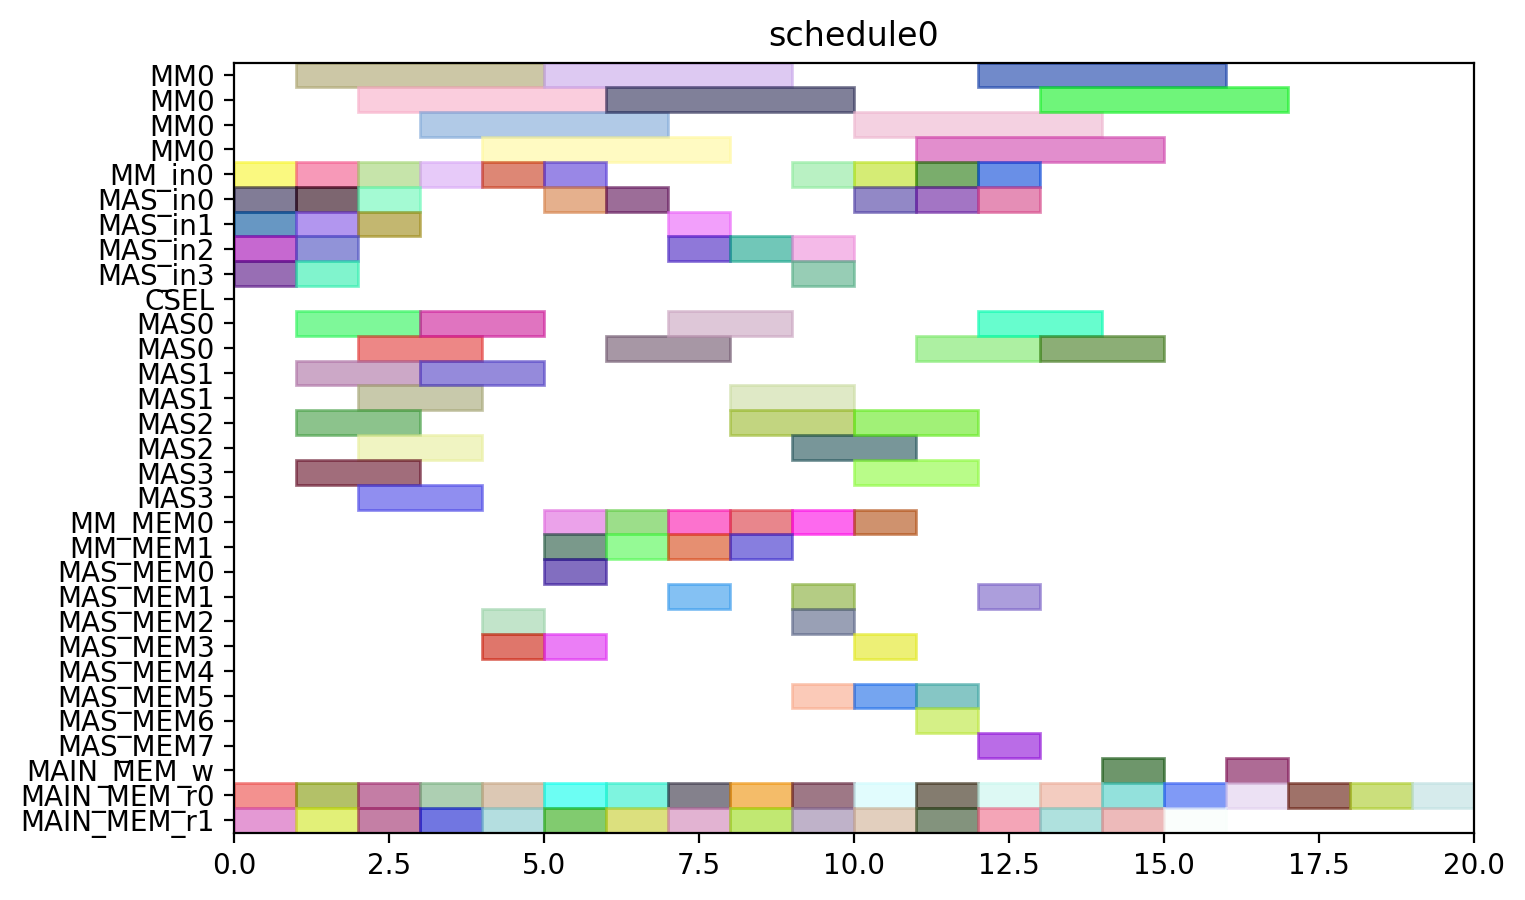

Source code (Python):
from pyschedule import Scenario, solvers, plotters, alt


def solve():
	horizon = 90
	S = Scenario("schedule0", horizon=horizon)

	# resource
	MM = S.Resources('MM', num=1, size=4)
	MM_in = S.Resources('MM_in', num=1)
	MAS_in = S.Resources('MAS_in', num=4)
	CSEL = S.Resource('CSEL')
	MAS = S.Resources('MAS', num=4, size=2, periods=range(1, horizon))
	MM_MEM = S.Resources('MM_MEM', num=2)
	MAS_MEM = S.Resources('MAS_MEM', num=8)
	MAIN_MEM_w = S.Resource('MAIN_MEM_w', size=1)
	MAIN_MEM_r = S.Resources('MAIN_MEM_r', num=2)

	# result of previous scheduling

	# new tasks
	t0_t0 = S.Task('t0_t0', length=4, delay_cost=1)
	t0_t0 += alt(MM)
	t0_t0_in = S.Task('t0_t0_in', length=1, delay_cost=1)
	t0_t0_in += alt(MM_in)
	S += t0_t0>=t0_t0_in

	t0_t0_mem0 = S.Task('t0_t0_mem0', length=1, delay_cost=1)
	t0_t0_mem0 += MAIN_MEM_r[0]
	t0_t0_mem1 = S.Task('t0_t0_mem1', length=1, delay_cost=1)
	t0_t0_mem1 += MAIN_MEM_r[1]
	t0_t1 = S.Task('t0_t1', length=4, delay_cost=1)
	t0_t1 += alt(MM)
	t0_t1_in = S.Task('t0_t1_in', length=1, delay_cost=1)
	t0_t1_in += alt(MM_in)
	S += t0_t1>=t0_t1_in

	t0_t1_mem0 = S.Task('t0_t1_mem0', length=1, delay_cost=1)
	t0_t1_mem0 += MAIN_MEM_r[0]
	t0_t1_mem1 = S.Task('t0_t1_mem1', length=1, delay_cost=1)
	t0_t1_mem1 += MAIN_MEM_r[1]
	t0_t2 = S.Task('t0_t2', length=2, delay_cost=1)
	t0_t2 += alt(MAS)
	t0_t2_in = S.Task('t0_t2_in', length=1, delay_cost=1)
	t0_t2_in += alt(MAS_in)
	S += t0_t2_in*MAS_in[0]<=t0_t2*MAS[0]

	S += t0_t2_in*MAS_in[1]<=t0_t2*MAS[1]

	S += t0_t2_in*MAS_in[2]<=t0_t2*MAS[2]

	S += t0_t2_in*MAS_in[3]<=t0_t2*MAS[3]

	t0_t2_mem0 = S.Task('t0_t2_mem0', length=1, delay_cost=1)
	t0_t2_mem0 += MAIN_MEM_r[0]
	t0_t2_mem1 = S.Task('t0_t2_mem1', length=1, delay_cost=1)
	t0_t2_mem1 += MAIN_MEM_r[1]
	t0_t3 = S.Task('t0_t3', length=2, delay_cost=1)
	t0_t3 += alt(MAS)
	t0_t3_in = S.Task('t0_t3_in', length=1, delay_cost=1)
	t0_t3_in += alt(MAS_in)
	S += t0_t3_in*MAS_in[0]<=t0_t3*MAS[0]

	S += t0_t3_in*MAS_in[1]<=t0_t3*MAS[1]

	S += t0_t3_in*MAS_in[2]<=t0_t3*MAS[2]

	S += t0_t3_in*MAS_in[3]<=t0_t3*MAS[3]

	t0_t3_mem0 = S.Task('t0_t3_mem0', length=1, delay_cost=1)
	t0_t3_mem0 += MAIN_MEM_r[0]
	t0_t3_mem1 = S.Task('t0_t3_mem1', length=1, delay_cost=1)
	t0_t3_mem1 += MAIN_MEM_r[1]
	t2_t0 = S.Task('t2_t0', length=4, delay_cost=1)
	t2_t0 += alt(MM)
	t2_t0_in = S.Task('t2_t0_in', length=1, delay_cost=1)
	t2_t0_in += alt(MM_in)
	S += t2_t0>=t2_t0_in

	t2_t0_mem0 = S.Task('t2_t0_mem0', length=1, delay_cost=1)
	t2_t0_mem0 += MAIN_MEM_r[0]
	t2_t0_mem1 = S.Task('t2_t0_mem1', length=1, delay_cost=1)
	t2_t0_mem1 += MAIN_MEM_r[1]
	t2_t1 = S.Task('t2_t1', length=4, delay_cost=1)
	t2_t1 += alt(MM)
	t2_t1_in = S.Task('t2_t1_in', length=1, delay_cost=1)
	t2_t1_in += alt(MM_in)
	S += t2_t1>=t2_t1_in

	t2_t1_mem0 = S.Task('t2_t1_mem0', length=1, delay_cost=1)
	t2_t1_mem0 += MAIN_MEM_r[0]
	t2_t1_mem1 = S.Task('t2_t1_mem1', length=1, delay_cost=1)
	t2_t1_mem1 += MAIN_MEM_r[1]
	t2_t2 = S.Task('t2_t2', length=2, delay_cost=1)
	t2_t2 += alt(MAS)
	t2_t2_in = S.Task('t2_t2_in', length=1, delay_cost=1)
	t2_t2_in += alt(MAS_in)
	S += t2_t2_in*MAS_in[0]<=t2_t2*MAS[0]

	S += t2_t2_in*MAS_in[1]<=t2_t2*MAS[1]

	S += t2_t2_in*MAS_in[2]<=t2_t2*MAS[2]

	S += t2_t2_in*MAS_in[3]<=t2_t2*MAS[3]

	t2_t2_mem0 = S.Task('t2_t2_mem0', length=1, delay_cost=1)
	t2_t2_mem0 += MAIN_MEM_r[0]
	t2_t2_mem1 = S.Task('t2_t2_mem1', length=1, delay_cost=1)
	t2_t2_mem1 += MAIN_MEM_r[1]
	t2_t3 = S.Task('t2_t3', length=2, delay_cost=1)
	t2_t3 += alt(MAS)
	t2_t3_in = S.Task('t2_t3_in', length=1, delay_cost=1)
	t2_t3_in += alt(MAS_in)
	S += t2_t3_in*MAS_in[0]<=t2_t3*MAS[0]

	S += t2_t3_in*MAS_in[1]<=t2_t3*MAS[1]

	S += t2_t3_in*MAS_in[2]<=t2_t3*MAS[2]

	S += t2_t3_in*MAS_in[3]<=t2_t3*MAS[3]

	t2_t3_mem0 = S.Task('t2_t3_mem0', length=1, delay_cost=1)
	t2_t3_mem0 += MAIN_MEM_r[0]
	t2_t3_mem1 = S.Task('t2_t3_mem1', length=1, delay_cost=1)
	t2_t3_mem1 += MAIN_MEM_r[1]
	t7_t2 = S.Task('t7_t2', length=2, delay_cost=1)
	t7_t2 += alt(MAS)
	t7_t2_in = S.Task('t7_t2_in', length=1, delay_cost=1)
	t7_t2_in += alt(MAS_in)
	S += t7_t2_in*MAS_in[0]<=t7_t2*MAS[0]

	S += t7_t2_in*MAS_in[1]<=t7_t2*MAS[1]

	S += t7_t2_in*MAS_in[2]<=t7_t2*MAS[2]

	S += t7_t2_in*MAS_in[3]<=t7_t2*MAS[3]

	t7_t2_mem0 = S.Task('t7_t2_mem0', length=1, delay_cost=1)
	t7_t2_mem0 += MAIN_MEM_r[0]
	t7_t2_mem1 = S.Task('t7_t2_mem1', length=1, delay_cost=1)
	t7_t2_mem1 += MAIN_MEM_r[1]
	t9_t2 = S.Task('t9_t2', length=2, delay_cost=1)
	t9_t2 += alt(MAS)
	t9_t2_in = S.Task('t9_t2_in', length=1, delay_cost=1)
	t9_t2_in += alt(MAS_in)
	S += t9_t2_in*MAS_in[0]<=t9_t2*MAS[0]

	S += t9_t2_in*MAS_in[1]<=t9_t2*MAS[1]

	S += t9_t2_in*MAS_in[2]<=t9_t2*MAS[2]

	S += t9_t2_in*MAS_in[3]<=t9_t2*MAS[3]

	t9_t2_mem0 = S.Task('t9_t2_mem0', length=1, delay_cost=1)
	t9_t2_mem0 += MAIN_MEM_r[0]
	t9_t2_mem1 = S.Task('t9_t2_mem1', length=1, delay_cost=1)
	t9_t2_mem1 += MAIN_MEM_r[1]
	t14_t2 = S.Task('t14_t2', length=2, delay_cost=1)
	t14_t2 += alt(MAS)
	t14_t2_in = S.Task('t14_t2_in', length=1, delay_cost=1)
	t14_t2_in += alt(MAS_in)
	S += t14_t2_in*MAS_in[0]<=t14_t2*MAS[0]

	S += t14_t2_in*MAS_in[1]<=t14_t2*MAS[1]

	S += t14_t2_in*MAS_in[2]<=t14_t2*MAS[2]

	S += t14_t2_in*MAS_in[3]<=t14_t2*MAS[3]

	t14_t2_mem0 = S.Task('t14_t2_mem0', length=1, delay_cost=1)
	t14_t2_mem0 += MAIN_MEM_r[0]
	t14_t2_mem1 = S.Task('t14_t2_mem1', length=1, delay_cost=1)
	t14_t2_mem1 += MAIN_MEM_r[1]
	new_TZ_t2 = S.Task('new_TZ_t2', length=2, delay_cost=1)
	new_TZ_t2 += alt(MAS)
	new_TZ_t2_in = S.Task('new_TZ_t2_in', length=1, delay_cost=1)
	new_TZ_t2_in += alt(MAS_in)
	S += new_TZ_t2_in*MAS_in[0]<=new_TZ_t2*MAS[0]

	S += new_TZ_t2_in*MAS_in[1]<=new_TZ_t2*MAS[1]

	S += new_TZ_t2_in*MAS_in[2]<=new_TZ_t2*MAS[2]

	S += new_TZ_t2_in*MAS_in[3]<=new_TZ_t2*MAS[3]

	new_TZ_t2_mem0 = S.Task('new_TZ_t2_mem0', length=1, delay_cost=1)
	new_TZ_t2_mem0 += MAIN_MEM_r[0]
	new_TZ_t2_mem1 = S.Task('new_TZ_t2_mem1', length=1, delay_cost=1)
	new_TZ_t2_mem1 += MAIN_MEM_r[1]
	t16_t2 = S.Task('t16_t2', length=2, delay_cost=1)
	t16_t2 += alt(MAS)
	t16_t2_in = S.Task('t16_t2_in', length=1, delay_cost=1)
	t16_t2_in += alt(MAS_in)
	S += t16_t2_in*MAS_in[0]<=t16_t2*MAS[0]

	S += t16_t2_in*MAS_in[1]<=t16_t2*MAS[1]

	S += t16_t2_in*MAS_in[2]<=t16_t2*MAS[2]

	S += t16_t2_in*MAS_in[3]<=t16_t2*MAS[3]

	t16_t2_mem0 = S.Task('t16_t2_mem0', length=1, delay_cost=1)
	t16_t2_mem0 += MAIN_MEM_r[0]
	t16_t2_mem1 = S.Task('t16_t2_mem1', length=1, delay_cost=1)
	t16_t2_mem1 += MAIN_MEM_r[1]
	t17_t2 = S.Task('t17_t2', length=2, delay_cost=1)
	t17_t2 += alt(MAS)
	t17_t2_in = S.Task('t17_t2_in', length=1, delay_cost=1)
	t17_t2_in += alt(MAS_in)
	S += t17_t2_in*MAS_in[0]<=t17_t2*MAS[0]

	S += t17_t2_in*MAS_in[1]<=t17_t2*MAS[1]

	S += t17_t2_in*MAS_in[2]<=t17_t2*MAS[2]

	S += t17_t2_in*MAS_in[3]<=t17_t2*MAS[3]

	t17_t2_mem0 = S.Task('t17_t2_mem0', length=1, delay_cost=1)
	t17_t2_mem0 += MAIN_MEM_r[0]
	t17_t2_mem1 = S.Task('t17_t2_mem1', length=1, delay_cost=1)
	t17_t2_mem1 += MAIN_MEM_r[1]
	t0_t4 = S.Task('t0_t4', length=4, delay_cost=1)
	t0_t4 += alt(MM)
	t0_t4_in = S.Task('t0_t4_in', length=1, delay_cost=1)
	t0_t4_in += alt(MM_in)
	S += t0_t4>=t0_t4_in

	t0_t4_mem0 = S.Task('t0_t4_mem0', length=1, delay_cost=1)
	t0_t4_mem0 += alt(MAS_MEM)
	S += (t0_t2*MAS[0])-1 < t0_t4_mem0*MAS_MEM[0]
	S += (t0_t2*MAS[1])-1 < t0_t4_mem0*MAS_MEM[2]
	S += (t0_t2*MAS[2])-1 < t0_t4_mem0*MAS_MEM[4]
	S += (t0_t2*MAS[3])-1 < t0_t4_mem0*MAS_MEM[6]
	S += t0_t4_mem0 <= t0_t4

	t0_t4_mem1 = S.Task('t0_t4_mem1', length=1, delay_cost=1)
	t0_t4_mem1 += alt(MAS_MEM)
	S += (t0_t3*MAS[0])-1 < t0_t4_mem1*MAS_MEM[1]
	S += (t0_t3*MAS[1])-1 < t0_t4_mem1*MAS_MEM[3]
	S += (t0_t3*MAS[2])-1 < t0_t4_mem1*MAS_MEM[5]
	S += (t0_t3*MAS[3])-1 < t0_t4_mem1*MAS_MEM[7]
	S += t0_t4_mem1 <= t0_t4

	t00 = S.Task('t00', length=2, delay_cost=1)
	t00 += alt(MAS)
	t00_in = S.Task('t00_in', length=1, delay_cost=1)
	t00_in += alt(MAS_in)
	S += t00_in*MAS_in[0]<=t00*MAS[0]

	S += t00_in*MAS_in[1]<=t00*MAS[1]

	S += t00_in*MAS_in[2]<=t00*MAS[2]

	S += t00_in*MAS_in[3]<=t00*MAS[3]

	t00_mem0 = S.Task('t00_mem0', length=1, delay_cost=1)
	t00_mem0 += alt(MM_MEM)
	S += (t0_t0*MM[0])-1 < t00_mem0*MM_MEM[0]
	S += t00_mem0 <= t00

	t00_mem1 = S.Task('t00_mem1', length=1, delay_cost=1)
	t00_mem1 += alt(MM_MEM)
	S += (t0_t1*MM[0])-1 < t00_mem1*MM_MEM[1]
	S += t00_mem1 <= t00

	t0_t5 = S.Task('t0_t5', length=2, delay_cost=1)
	t0_t5 += alt(MAS)
	t0_t5_in = S.Task('t0_t5_in', length=1, delay_cost=1)
	t0_t5_in += alt(MAS_in)
	S += t0_t5_in*MAS_in[0]<=t0_t5*MAS[0]

	S += t0_t5_in*MAS_in[1]<=t0_t5*MAS[1]

	S += t0_t5_in*MAS_in[2]<=t0_t5*MAS[2]

	S += t0_t5_in*MAS_in[3]<=t0_t5*MAS[3]

	t0_t5_mem0 = S.Task('t0_t5_mem0', length=1, delay_cost=1)
	t0_t5_mem0 += alt(MM_MEM)
	S += (t0_t0*MM[0])-1 < t0_t5_mem0*MM_MEM[0]
	S += t0_t5_mem0 <= t0_t5

	t0_t5_mem1 = S.Task('t0_t5_mem1', length=1, delay_cost=1)
	t0_t5_mem1 += alt(MM_MEM)
	S += (t0_t1*MM[0])-1 < t0_t5_mem1*MM_MEM[1]
	S += t0_t5_mem1 <= t0_t5

	t2_t4 = S.Task('t2_t4', length=4, delay_cost=1)
	t2_t4 += alt(MM)
	t2_t4_in = S.Task('t2_t4_in', length=1, delay_cost=1)
	t2_t4_in += alt(MM_in)
	S += t2_t4>=t2_t4_in

	t2_t4_mem0 = S.Task('t2_t4_mem0', length=1, delay_cost=1)
	t2_t4_mem0 += alt(MAS_MEM)
	S += (t2_t2*MAS[0])-1 < t2_t4_mem0*MAS_MEM[0]
	S += (t2_t2*MAS[1])-1 < t2_t4_mem0*MAS_MEM[2]
	S += (t2_t2*MAS[2])-1 < t2_t4_mem0*MAS_MEM[4]
	S += (t2_t2*MAS[3])-1 < t2_t4_mem0*MAS_MEM[6]
	S += t2_t4_mem0 <= t2_t4

	t2_t4_mem1 = S.Task('t2_t4_mem1', length=1, delay_cost=1)
	t2_t4_mem1 += alt(MAS_MEM)
	S += (t2_t3*MAS[0])-1 < t2_t4_mem1*MAS_MEM[1]
	S += (t2_t3*MAS[1])-1 < t2_t4_mem1*MAS_MEM[3]
	S += (t2_t3*MAS[2])-1 < t2_t4_mem1*MAS_MEM[5]
	S += (t2_t3*MAS[3])-1 < t2_t4_mem1*MAS_MEM[7]
	S += t2_t4_mem1 <= t2_t4

	t20 = S.Task('t20', length=2, delay_cost=1)
	t20 += alt(MAS)
	t20_in = S.Task('t20_in', length=1, delay_cost=1)
	t20_in += alt(MAS_in)
	S += t20_in*MAS_in[0]<=t20*MAS[0]

	S += t20_in*MAS_in[1]<=t20*MAS[1]

	S += t20_in*MAS_in[2]<=t20*MAS[2]

	S += t20_in*MAS_in[3]<=t20*MAS[3]

	t20_mem0 = S.Task('t20_mem0', length=1, delay_cost=1)
	t20_mem0 += alt(MM_MEM)
	S += (t2_t0*MM[0])-1 < t20_mem0*MM_MEM[0]
	S += t20_mem0 <= t20

	t20_mem1 = S.Task('t20_mem1', length=1, delay_cost=1)
	t20_mem1 += alt(MM_MEM)
	S += (t2_t1*MM[0])-1 < t20_mem1*MM_MEM[1]
	S += t20_mem1 <= t20

	t2_t5 = S.Task('t2_t5', length=2, delay_cost=1)
	t2_t5 += alt(MAS)
	t2_t5_in = S.Task('t2_t5_in', length=1, delay_cost=1)
	t2_t5_in += alt(MAS_in)
	S += t2_t5_in*MAS_in[0]<=t2_t5*MAS[0]

	S += t2_t5_in*MAS_in[1]<=t2_t5*MAS[1]

	S += t2_t5_in*MAS_in[2]<=t2_t5*MAS[2]

	S += t2_t5_in*MAS_in[3]<=t2_t5*MAS[3]

	t2_t5_mem0 = S.Task('t2_t5_mem0', length=1, delay_cost=1)
	t2_t5_mem0 += alt(MM_MEM)
	S += (t2_t0*MM[0])-1 < t2_t5_mem0*MM_MEM[0]
	S += t2_t5_mem0 <= t2_t5

	t2_t5_mem1 = S.Task('t2_t5_mem1', length=1, delay_cost=1)
	t2_t5_mem1 += alt(MM_MEM)
	S += (t2_t1*MM[0])-1 < t2_t5_mem1*MM_MEM[1]
	S += t2_t5_mem1 <= t2_t5

	t01 = S.Task('t01', length=2, delay_cost=1)
	t01 += alt(MAS)
	t01_in = S.Task('t01_in', length=1, delay_cost=1)
	t01_in += alt(MAS_in)
	S += t01_in*MAS_in[0]<=t01*MAS[0]

	S += t01_in*MAS_in[1]<=t01*MAS[1]

	S += t01_in*MAS_in[2]<=t01*MAS[2]

	S += t01_in*MAS_in[3]<=t01*MAS[3]

	t01_mem0 = S.Task('t01_mem0', length=1, delay_cost=1)
	t01_mem0 += alt(MM_MEM)
	S += (t0_t4*MM[0])-1 < t01_mem0*MM_MEM[0]
	S += t01_mem0 <= t01

	t01_mem1 = S.Task('t01_mem1', length=1, delay_cost=1)
	t01_mem1 += alt(MAS_MEM)
	S += (t0_t5*MAS[0])-1 < t01_mem1*MAS_MEM[1]
	S += (t0_t5*MAS[1])-1 < t01_mem1*MAS_MEM[3]
	S += (t0_t5*MAS[2])-1 < t01_mem1*MAS_MEM[5]
	S += (t0_t5*MAS[3])-1 < t01_mem1*MAS_MEM[7]
	S += t01_mem1 <= t01

	t10 = S.Task('t10', length=2, delay_cost=1)
	t10 += alt(MAS)
	t10_in = S.Task('t10_in', length=1, delay_cost=1)
	t10_in += alt(MAS_in)
	S += t10_in*MAS_in[0]<=t10*MAS[0]

	S += t10_in*MAS_in[1]<=t10*MAS[1]

	S += t10_in*MAS_in[2]<=t10*MAS[2]

	S += t10_in*MAS_in[3]<=t10*MAS[3]

	t10_mem0 = S.Task('t10_mem0', length=1, delay_cost=1)
	t10_mem0 += MAIN_MEM_r[0]
	t10_mem1 = S.Task('t10_mem1', length=1, delay_cost=1)
	t10_mem1 += alt(MAS_MEM)
	S += (t00*MAS[0])-1 < t10_mem1*MAS_MEM[1]
	S += (t00*MAS[1])-1 < t10_mem1*MAS_MEM[3]
	S += (t00*MAS[2])-1 < t10_mem1*MAS_MEM[5]
	S += (t00*MAS[3])-1 < t10_mem1*MAS_MEM[7]
	S += t10_mem1 <= t10

	t21 = S.Task('t21', length=2, delay_cost=1)
	t21 += alt(MAS)
	t21_in = S.Task('t21_in', length=1, delay_cost=1)
	t21_in += alt(MAS_in)
	S += t21_in*MAS_in[0]<=t21*MAS[0]

	S += t21_in*MAS_in[1]<=t21*MAS[1]

	S += t21_in*MAS_in[2]<=t21*MAS[2]

	S += t21_in*MAS_in[3]<=t21*MAS[3]

	t21_mem0 = S.Task('t21_mem0', length=1, delay_cost=1)
	t21_mem0 += alt(MM_MEM)
	S += (t2_t4*MM[0])-1 < t21_mem0*MM_MEM[0]
	S += t21_mem0 <= t21

	t21_mem1 = S.Task('t21_mem1', length=1, delay_cost=1)
	t21_mem1 += alt(MAS_MEM)
	S += (t2_t5*MAS[0])-1 < t21_mem1*MAS_MEM[1]
	S += (t2_t5*MAS[1])-1 < t21_mem1*MAS_MEM[3]
	S += (t2_t5*MAS[2])-1 < t21_mem1*MAS_MEM[5]
	S += (t2_t5*MAS[3])-1 < t21_mem1*MAS_MEM[7]
	S += t21_mem1 <= t21

	t30 = S.Task('t30', length=2, delay_cost=1)
	t30 += alt(MAS)
	t30_in = S.Task('t30_in', length=1, delay_cost=1)
	t30_in += alt(MAS_in)
	S += t30_in*MAS_in[0]<=t30*MAS[0]

	S += t30_in*MAS_in[1]<=t30*MAS[1]

	S += t30_in*MAS_in[2]<=t30*MAS[2]

	S += t30_in*MAS_in[3]<=t30*MAS[3]

	t30_mem0 = S.Task('t30_mem0', length=1, delay_cost=1)
	t30_mem0 += MAIN_MEM_r[0]
	t30_mem1 = S.Task('t30_mem1', length=1, delay_cost=1)
	t30_mem1 += alt(MAS_MEM)
	S += (t20*MAS[0])-1 < t30_mem1*MAS_MEM[1]
	S += (t20*MAS[1])-1 < t30_mem1*MAS_MEM[3]
	S += (t20*MAS[2])-1 < t30_mem1*MAS_MEM[5]
	S += (t20*MAS[3])-1 < t30_mem1*MAS_MEM[7]
	S += t30_mem1 <= t30

	t11 = S.Task('t11', length=2, delay_cost=1)
	t11 += alt(MAS)
	t11_in = S.Task('t11_in', length=1, delay_cost=1)
	t11_in += alt(MAS_in)
	S += t11_in*MAS_in[0]<=t11*MAS[0]

	S += t11_in*MAS_in[1]<=t11*MAS[1]

	S += t11_in*MAS_in[2]<=t11*MAS[2]

	S += t11_in*MAS_in[3]<=t11*MAS[3]

	t11_mem0 = S.Task('t11_mem0', length=1, delay_cost=1)
	t11_mem0 += MAIN_MEM_r[0]
	t11_mem1 = S.Task('t11_mem1', length=1, delay_cost=1)
	t11_mem1 += alt(MAS_MEM)
	S += (t01*MAS[0])-1 < t11_mem1*MAS_MEM[1]
	S += (t01*MAS[1])-1 < t11_mem1*MAS_MEM[3]
	S += (t01*MAS[2])-1 < t11_mem1*MAS_MEM[5]
	S += (t01*MAS[3])-1 < t11_mem1*MAS_MEM[7]
	S += t11_mem1 <= t11

	t31 = S.Task('t31', length=2, delay_cost=1)
	t31 += alt(MAS)
	t31_in = S.Task('t31_in', length=1, delay_cost=1)
	t31_in += alt(MAS_in)
	S += t31_in*MAS_in[0]<=t31*MAS[0]

	S += t31_in*MAS_in[1]<=t31*MAS[1]

	S += t31_in*MAS_in[2]<=t31*MAS[2]

	S += t31_in*MAS_in[3]<=t31*MAS[3]

	t31_mem0 = S.Task('t31_mem0', length=1, delay_cost=1)
	t31_mem0 += MAIN_MEM_r[0]
	t31_mem1 = S.Task('t31_mem1', length=1, delay_cost=1)
	t31_mem1 += alt(MAS_MEM)
	S += (t21*MAS[0])-1 < t31_mem1*MAS_MEM[1]
	S += (t21*MAS[1])-1 < t31_mem1*MAS_MEM[3]
	S += (t21*MAS[2])-1 < t31_mem1*MAS_MEM[5]
	S += (t21*MAS[3])-1 < t31_mem1*MAS_MEM[7]
	S += t31_mem1 <= t31

	c010 = S.Task('c010', length=4, delay_cost=1)
	c010 += alt(MM)
	c010_in = S.Task('c010_in', length=1, delay_cost=1)
	c010_in += alt(MM_in)
	S += c010>=c010_in

	S += 0<c010

	c010_w = S.Task('c010_w', length=1, delay_cost=1)
	c010_w += alt(MAIN_MEM_w)
	S += c010 <= c010_w

	c010_mem0 = S.Task('c010_mem0', length=1, delay_cost=1)
	c010_mem0 += alt(MAS_MEM)
	S += (t30*MAS[0])-1 < c010_mem0*MAS_MEM[0]
	S += (t30*MAS[1])-1 < c010_mem0*MAS_MEM[2]
	S += (t30*MAS[2])-1 < c010_mem0*MAS_MEM[4]
	S += (t30*MAS[3])-1 < c010_mem0*MAS_MEM[6]
	S += c010_mem0 <= c010

	c010_mem1 = S.Task('c010_mem1', length=1, delay_cost=1)
	c010_mem1 += MAIN_MEM_r[1]
	c200 = S.Task('c200', length=4, delay_cost=1)
	c200 += alt(MM)
	c200_in = S.Task('c200_in', length=1, delay_cost=1)
	c200_in += alt(MM_in)
	S += c200>=c200_in

	S += 0<c200

	c200_w = S.Task('c200_w', length=1, delay_cost=1)
	c200_w += alt(MAIN_MEM_w)
	S += c200 <= c200_w

	c200_mem0 = S.Task('c200_mem0', length=1, delay_cost=1)
	c200_mem0 += alt(MAS_MEM)
	S += (t10*MAS[0])-1 < c200_mem0*MAS_MEM[0]
	S += (t10*MAS[1])-1 < c200_mem0*MAS_MEM[2]
	S += (t10*MAS[2])-1 < c200_mem0*MAS_MEM[4]
	S += (t10*MAS[3])-1 < c200_mem0*MAS_MEM[6]
	S += c200_mem0 <= c200

	c200_mem1 = S.Task('c200_mem1', length=1, delay_cost=1)
	c200_mem1 += MAIN_MEM_r[1]
	t16_t0 = S.Task('t16_t0', length=4, delay_cost=1)
	t16_t0 += alt(MM)
	t16_t0_in = S.Task('t16_t0_in', length=1, delay_cost=1)
	t16_t0_in += alt(MM_in)
	S += t16_t0>=t16_t0_in

	t16_t0_mem0 = S.Task('t16_t0_mem0', length=1, delay_cost=1)
	t16_t0_mem0 += MAIN_MEM_r[0]
	t16_t0_mem1 = S.Task('t16_t0_mem1', length=1, delay_cost=1)
	t16_t0_mem1 += alt(MAS_MEM)
	S += (t30*MAS[0])-1 < t16_t0_mem1*MAS_MEM[1]
	S += (t30*MAS[1])-1 < t16_t0_mem1*MAS_MEM[3]
	S += (t30*MAS[2])-1 < t16_t0_mem1*MAS_MEM[5]
	S += (t30*MAS[3])-1 < t16_t0_mem1*MAS_MEM[7]
	S += t16_t0_mem1 <= t16_t0

	t17_t0 = S.Task('t17_t0', length=4, delay_cost=1)
	t17_t0 += alt(MM)
	t17_t0_in = S.Task('t17_t0_in', length=1, delay_cost=1)
	t17_t0_in += alt(MM_in)
	S += t17_t0>=t17_t0_in

	t17_t0_mem0 = S.Task('t17_t0_mem0', length=1, delay_cost=1)
	t17_t0_mem0 += MAIN_MEM_r[0]
	t17_t0_mem1 = S.Task('t17_t0_mem1', length=1, delay_cost=1)
	t17_t0_mem1 += alt(MAS_MEM)
	S += (t10*MAS[0])-1 < t17_t0_mem1*MAS_MEM[1]
	S += (t10*MAS[1])-1 < t17_t0_mem1*MAS_MEM[3]
	S += (t10*MAS[2])-1 < t17_t0_mem1*MAS_MEM[5]
	S += (t10*MAS[3])-1 < t17_t0_mem1*MAS_MEM[7]
	S += t17_t0_mem1 <= t17_t0

	solvers.mip.solve(S,msg=1,kind='CPLEX',ratio_gap=1.01)

	solution = [['hoge']*len(S.solution()[1]) for i in range(len(S.solution()))]
	for i in range(len(S.solution())):
		for j in range(len(S.solution()[i])):
			solution[i][j]=str(S.solution()[i][j])
	print(solution)

	cycles = int(solution[-1][3])

	pic_file_name = "/home/mfukuda/ABE/multiRAM_multiMAS_16mux/scheduling_result/stage4MM1_stage2MAS4/EP2_ADD_w_EVAL/schedule0.png"
	if(S.solution() != []):
		plotters.matplotlib.plot(S,img_filename=pic_file_name, show_task_labels=False, fig_size=(cycles*0.25+3, 5))

	return solution
